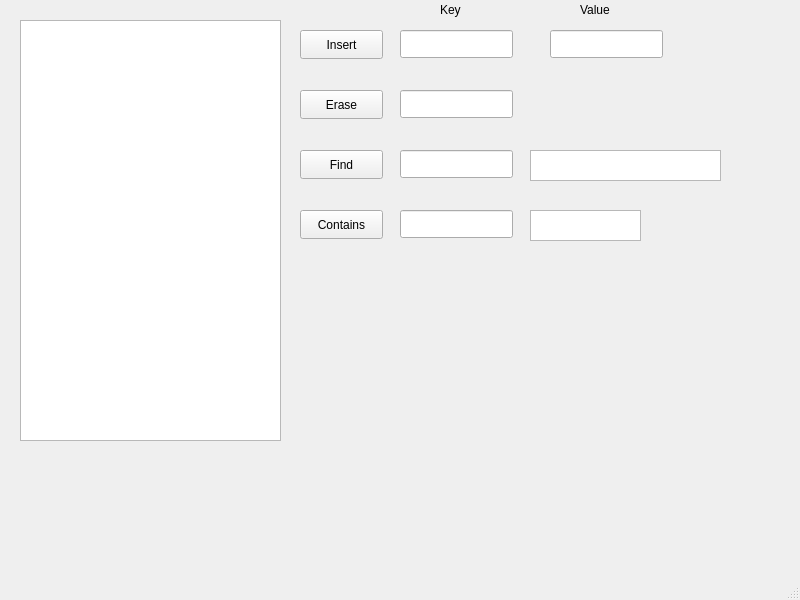
<?xml version="1.0" encoding="UTF-8"?>
<ui version="4.0">
 <class>MainWindow</class>
 <widget class="QMainWindow" name="MainWindow">
  <property name="geometry">
   <rect>
    <x>0</x>
    <y>0</y>
    <width>800</width>
    <height>600</height>
   </rect>
  </property>
  <property name="windowTitle">
   <string>MainWindow</string>
  </property>
  <widget class="QWidget" name="centralwidget">
   <widget class="QLabel" name="label_2">
    <property name="geometry">
     <rect>
      <x>580</x>
      <y>0</y>
      <width>81</width>
      <height>20</height>
     </rect>
    </property>
    <property name="text">
     <string>Value</string>
    </property>
   </widget>
   <widget class="QLabel" name="label">
    <property name="geometry">
     <rect>
      <x>440</x>
      <y>0</y>
      <width>41</width>
      <height>20</height>
     </rect>
    </property>
    <property name="text">
     <string>Key</string>
    </property>
   </widget>
   <widget class="QLineEdit" name="val">
    <property name="geometry">
     <rect>
      <x>550</x>
      <y>30</y>
      <width>113</width>
      <height>28</height>
     </rect>
    </property>
   </widget>
   <widget class="QTableWidget" name="tableWidget">
    <property name="geometry">
     <rect>
      <x>20</x>
      <y>20</y>
      <width>261</width>
      <height>421</height>
     </rect>
    </property>
   </widget>
   <widget class="QLineEdit" name="key_delete">
    <property name="geometry">
     <rect>
      <x>400</x>
      <y>90</y>
      <width>113</width>
      <height>28</height>
     </rect>
    </property>
   </widget>
   <widget class="QPushButton" name="add">
    <property name="geometry">
     <rect>
      <x>300</x>
      <y>30</y>
      <width>83</width>
      <height>29</height>
     </rect>
    </property>
    <property name="text">
     <string>Insert</string>
    </property>
   </widget>
   <widget class="QLineEdit" name="key_find">
    <property name="geometry">
     <rect>
      <x>400</x>
      <y>150</y>
      <width>113</width>
      <height>28</height>
     </rect>
    </property>
   </widget>
   <widget class="QPushButton" name="find">
    <property name="geometry">
     <rect>
      <x>300</x>
      <y>150</y>
      <width>83</width>
      <height>29</height>
     </rect>
    </property>
    <property name="text">
     <string>Find</string>
    </property>
   </widget>
   <widget class="QLineEdit" name="key_add">
    <property name="geometry">
     <rect>
      <x>400</x>
      <y>30</y>
      <width>113</width>
      <height>28</height>
     </rect>
    </property>
   </widget>
   <widget class="QPushButton" name="delete_key">
    <property name="geometry">
     <rect>
      <x>300</x>
      <y>90</y>
      <width>83</width>
      <height>29</height>
     </rect>
    </property>
    <property name="text">
     <string>Erase</string>
    </property>
   </widget>
   <widget class="QTextBrowser" name="text_find">
    <property name="geometry">
     <rect>
      <x>530</x>
      <y>150</y>
      <width>191</width>
      <height>31</height>
     </rect>
    </property>
   </widget>
   <widget class="QPushButton" name="contains">
    <property name="geometry">
     <rect>
      <x>300</x>
      <y>210</y>
      <width>83</width>
      <height>29</height>
     </rect>
    </property>
    <property name="text">
     <string>Contains</string>
    </property>
   </widget>
   <widget class="QTextBrowser" name="contains_text">
    <property name="geometry">
     <rect>
      <x>530</x>
      <y>210</y>
      <width>111</width>
      <height>31</height>
     </rect>
    </property>
   </widget>
   <widget class="QLineEdit" name="line_contains">
    <property name="geometry">
     <rect>
      <x>400</x>
      <y>210</y>
      <width>113</width>
      <height>28</height>
     </rect>
    </property>
   </widget>
  </widget>
  <widget class="QMenuBar" name="menubar">
   <property name="geometry">
    <rect>
     <x>0</x>
     <y>0</y>
     <width>800</width>
     <height>25</height>
    </rect>
   </property>
  </widget>
  <widget class="QStatusBar" name="statusbar"/>
 </widget>
 <resources/>
 <connections/>
</ui>
